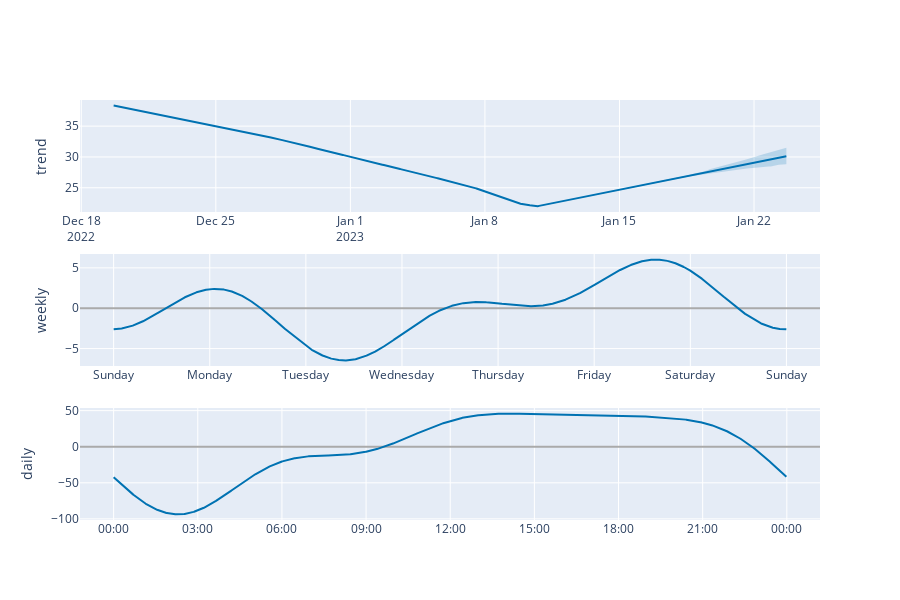

Notebook source saved alongside this figure:
### Code cell
plot_components_plotly(m, forecast)

### Figure 1 — Plotly figure (JSON) as saved in the notebook; plotly's stock layout.template omitted (floating-point values rounded to 4 significant figures; data arrays with more than 128 entries replaced by an {"elided": "..."} marker saying what was removed)
{"data": [{"line": {"color": "#0072B2", "width": 2}, "mode": "lines", "name": "trend", "type": "scatter", "x": {"elided": "1517 str values"}, "xaxis": "x", "y": {"elided": "1517 float values"}, "yaxis": "y"}, {"line": {"color": "rgba(0, 114, 178, 0.2)", "width": 0}, "mode": "lines", "name": "trend_upper", "type": "scatter", "x": {"elided": "1517 str values"}, "xaxis": "x", "y": {"elided": "1517 float values"}, "yaxis": "y"}, {"fill": "tonexty", "fillcolor": "rgba(0, 114, 178, 0.2)", "line": {"color": "rgba(0, 114, 178, 0.2)", "width": 0}, "mode": "lines", "name": "trend_lower", "type": "scatter", "x": {"elided": "1517 str values"}, "xaxis": "x", "y": {"elided": "1517 float values"}, "yaxis": "y"}, {"line": {"color": "#0072B2", "width": 2}, "mode": "lines", "name": "weekly", "type": "scatter", "x": {"elided": "10080 str values"}, "xaxis": "x2", "y": {"elided": "10080 float values"}, "yaxis": "y2"}, {"line": {"color": "#0072B2", "width": 2}, "mode": "lines", "name": "daily", "type": "scatter", "x": {"elided": "1440 str values"}, "xaxis": "x3", "y": {"elided": "1440 float values"}, "yaxis": "y3"}], "layout": {"height": 600, "showlegend": false, "width": 900, "xaxis": {"anchor": "y", "domain": [0, 1], "range": ["2022-12-17T22:24:38.100000", "2023-01-25T10:22:45.900000"], "type": "date"}, "xaxis2": {"anchor": "y2", "domain": [0, 1], "range": ["2016-12-31T15:36:03", "2017-01-08T08:22:57"], "tickformat": "%A", "type": "date"}, "xaxis3": {"anchor": "y3", "domain": [0, 1], "range": ["2016-12-31T22:48:03", "2017-01-02T01:10:57"], "tickformat": "%H:%M", "type": "date"}, "yaxis": {"anchor": "x", "domain": [0.7333, 1], "rangemode": "normal", "title": {"text": "trend"}, "zerolinecolor": "#AAA"}, "yaxis2": {"anchor": "x2", "domain": [0.3667, 0.6333], "title": {"text": "weekly"}, "zerolinecolor": "#AAA"}, "yaxis3": {"anchor": "x3", "domain": [0, 0.2667], "title": {"text": "daily"}, "zerolinecolor": "#AAA"}}}
